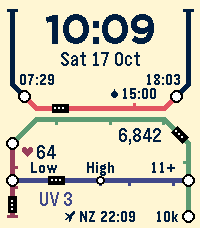
#> input picture shots/demo.png, 200 x 228 px
$ python create_assets.py
#> lines starting #> are read from the running program, lines starting #| are printed output that depends on the picture
#!/usr/bin/env python3
"""Make static store icons from the verified demo render, preserving its artwork."""
from pathlib import Path
from PIL import Image
ROOT=Path(__file__).resolve().parents[1]
image=Image.open(ROOT/'shots/demo.png').convert('RGB')
for size in (80,144):
    image.resize((size,size),Image.Resampling.LANCZOS).save(ROOT/f'icon_{size}x{size}.png')
#> this loop made 2 passes
#> pass 1, `image.resize((size,size),Image.Resampling.LANCZOS).save(ROOT/f'icon_{s..`:
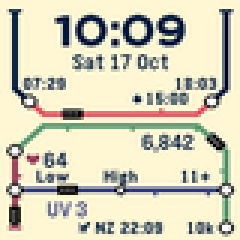
#> saved as icon_80x80.png: PIL image 80x80 RGB (shown 3 times larger); mean R, G, B 213.3, 209, 185.7
#> pass 2, `image.resize((size,size),Image.Resampling.LANCZOS).save(ROOT/f'icon_{s..`:
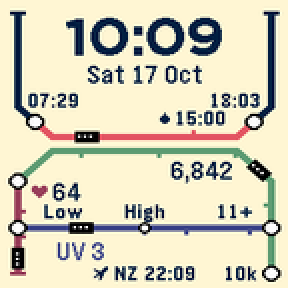
#> saved as icon_144x144.png: PIL image 144x144 RGB (shown 2 times larger); mean R, G, B 213.9, 209.1, 185.8
print('Created 80×80 and 144×144 store icons from the verified composition.')
